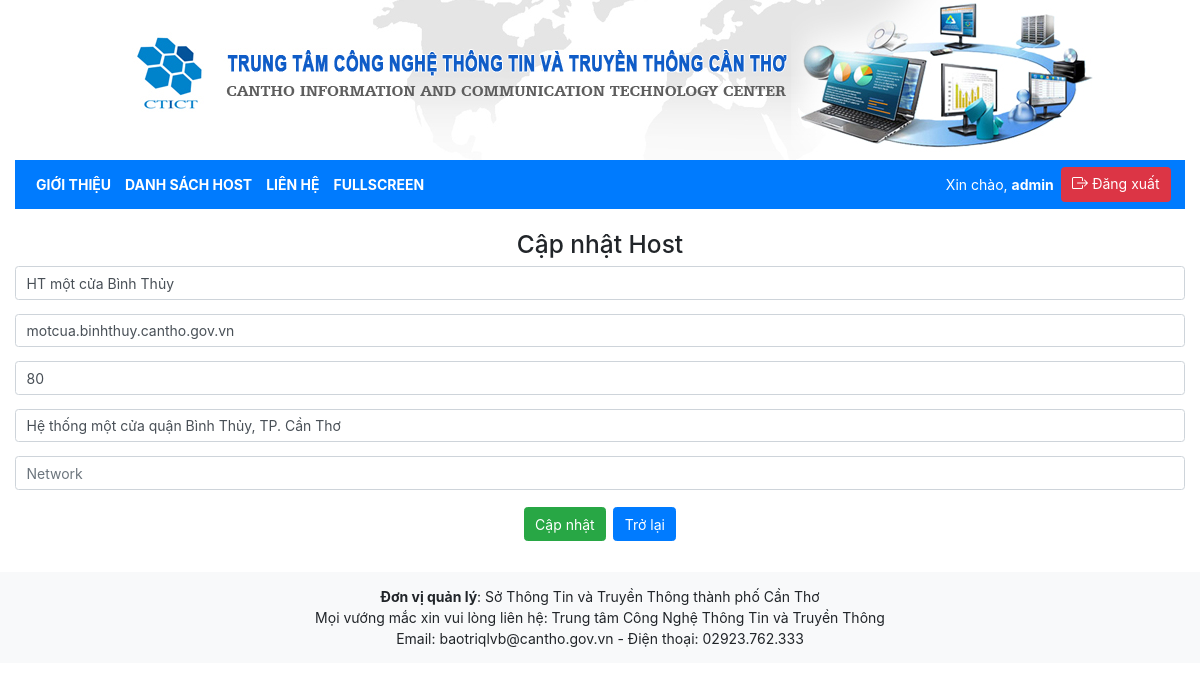
Screenshot of /update/57 (signed in) with the database file from the repository.
### monitor/models.py (models this page shows, shortened)
class Host(models.Model):
    name = models.CharField(max_length=200)
    description = models.CharField(max_length=200, blank=True)
    address = models.CharField(max_length=255)
    port = models.CharField(max_length=20)
    last_check = models.DateTimeField('last check', default=timezone.now)
    last_status_change = models.DateTimeField('last status change', default=timezone.now)
    status_info = models.CharField(max_length=200, blank=True, default='')
    network = models.GenericIPAddressField(protocol='IPv4', null=True, blank=True)
    DEFAULT = 0
    SUCCESS = 1
    INFO = 2
    WARNING = 3
    DANGER = 4
    STATUS_CHOICES = (
        (DEFAULT, 'secondary'),
        (SUCCESS, 'positive'),
        (INFO, 'primary'),
        (WARNING, 'warning'),
        (DANGER, 'negative'),
    )
    status = models.IntegerField(choices=STATUS_CHOICES, default=DEFAULT)
    logger = logging.getLogger(__name__)

### monitor/decorator.py (the view)
        def wrapper_func(request, *args, **kwargs):
            group = None
            if request.user.groups.exists():
                group = request.user.groups.all()[0].name
            if group in allowed_roles:
                return view_func(request, *args, **kwargs)
            else:
                return HttpResponse("Không có quyền vào page này")

### monitor/form.py
class HostForm(ModelForm):
    class Meta:
        model = Host
        fields = ('name', 'address', 'port', 'description', 'network',)
        labels = {
            'name': '',
            'address': '',
            'port': '',
            'description': '',
            'network': '',
        }
        widgets = {
            'name': forms.TextInput(attrs={'class': 'form-control', 'placeholder': 'Nhập tên Host'}),
            'address': forms.TextInput(attrs={'class': 'form-control', 'placeholder': 'Address'}),
            'port': forms.TextInput(attrs={'class': 'form-control', 'placeholder': 'Port'}),
            'description': forms.TextInput(attrs={'class': 'form-control', 'placeholder': 'Mô tả'}),
            'network': forms.TextInput(attrs={'class': 'form-control', 'placeholder': 'Network'}),
        }

### monitor/decorator.py (called while the page is built)
def allowed_users(allowed_roles=[]):
    def decorator(view_func):
        def wrapper_func(request, *args, **kwargs):
            group = None
            if request.user.groups.exists():
                group = request.user.groups.all()[0].name
            if group in allowed_roles:
                return view_func(request, *args, **kwargs)
            else:
                return HttpResponse("Không có quyền vào page này")
        return wrapper_func
    return decorator

### monitor/views.py (called while the page is built)
@login_required(login_url="/login")
@allowed_users(allowed_roles=['admin'])
def update_host(request, host_id):
    host = Host.objects.get(pk=host_id)
    form = HostForm(request.POST or None, instance=host)
    if form.is_valid() and request.method == "POST":
        form.save()
        return HttpResponseRedirect('/host')
    return render(request, 'monitor/update_host.html', {'host': host, 'form': form})

### monitor/templates/monitor/update_host.html (shortened to what this page needs)
{% extends "monitor/base.html" %}
{% block content %}
<html lang="en">
<head>
</head>
<div class="container-fluid d-grid gap-2 d-md-flex justify-content-md-end py-1" id="quiz-time-left"></div>
<body>
{% if submitted %}
<div class="container-fluid">
    <div class="alert alert-success" role="alert">
        Cập nhật Host thành công!
    </div>
</div>
{% else %}
<div class="container-fluid py-3">
    <h3 class="text-center">Cập nhật Host</h3>
    <form action="" method="POST">
        {{ form.as_p }}
        <div class="d-grid gap-2 d-md-flex justify-content-md-center py-1">
            <button type="submit" class="btn btn-success">Cập nhật</button>
            <button type="button" class="btn btn-primary" onclick="history.back()">Trở lại</button>
        </div>
    </form>
</div>
{% endif %}
</body>
</html>
{% endblock %}

### monitor/templates/monitor/base.html (shortened to what this page needs)
{% load static %}
<html lang="en">
<head>
    <div class="text-center">
        <img src="{% static 'monitor/images/header1.jpg' %}" class="img-fluid" alt="">
    </div>
</head>
<link
        rel="stylesheet"
        type="text/css"
        href="{% static 'monitor/css/semantic.css' %}"
/>
<link
        rel="stylesheet"
        type="text/css"
        href="{% static 'monitor/css/bootstrap.css' %}"
/>
<link
        rel="stylesheet"
        href="https://cdn.jsdelivr.net/npm/bootstrap-icons@1.8.3/font/bootstrap-icons.css"
/>
<link rel="stylesheet" href="https://cdn.jsdelivr.net/npm/bootstrap@4.1.3/dist/css/bootstrap.min.css"
/>
<body>
<div class="container-fluid">
    <nav class="navbar navbar-expand-lg navbar-dark text-center" style="background-color: #007bfe;">
        <div class="collapse navbar-collapse" id="navbarNavDropdown">
            <ul class="navbar-nav">
                <li class="nav-item active">
                    <a class="nav-link fw-bold" href="{% url 'monitor:index' %}">GIỚI THIỆU</a>
                </li>
                {% if request.user.is_staff %}
                <li class="nav-item active">
                    <a class="nav-link fw-bold" href="{% url 'monitor:host' %}">DANH SÁCH HOST</a>
                </li>
                {% endif %}
                <li class="nav-item active">
                    <a class="nav-link fw-bold" href="{% url 'monitor:contact' %}">LIÊN HỆ</a>
                </li>
                <li class="nav-item active">
                    <a class="nav-link fw-bold" href="{% url 'monitor:fullview_host' %}">FULLSCREEN</a>
                </li>
            </ul>
            <div class="navbar-nav ms-auto mb-2 mb-lg-0">
                <li class="nav-item active">
                    <a class="nav-link">Xin chào, <strong>{{ user.username }}</strong></a>
                </li>
                {% if user.is_authenticated %}
                <a type="button" class="btn btn-danger" href="{% url 'logout' %}">
                    Đăng xuất
                </a>
                {% endif %}
            </div>
        </div>
    </nav>
</div>
{% block content %}{% endblock %}
<footer class="container-fluid bg-light text-center text-lg-start clearfix">
    <div class="text-center p-3">
        <div id="information"><strong>Đơn vị quản lý</strong>: Sở Thông Tin và Truyền Thông thành phố Cần Thơ<br>
            Mọi vướng mắc xin vui lòng liên hệ: Trung tâm Công Nghệ Thông Tin và Truyền Thông<br>
            Email: baotriqlvb@cantho.gov.vn - Điện thoại: 02923.762.333
        </div>
    </div>
</footer>
</body>
</html>

### rows the page displays
Host: name "HT một cửa Bình Thủy", address "motcua.binhthuy.cantho.gov.vn", port "80", description "Hệ thống một cửa quận Bình Thủy, TP. Cần Thơ"

### other values shown
{{ user.username }} "admin"
